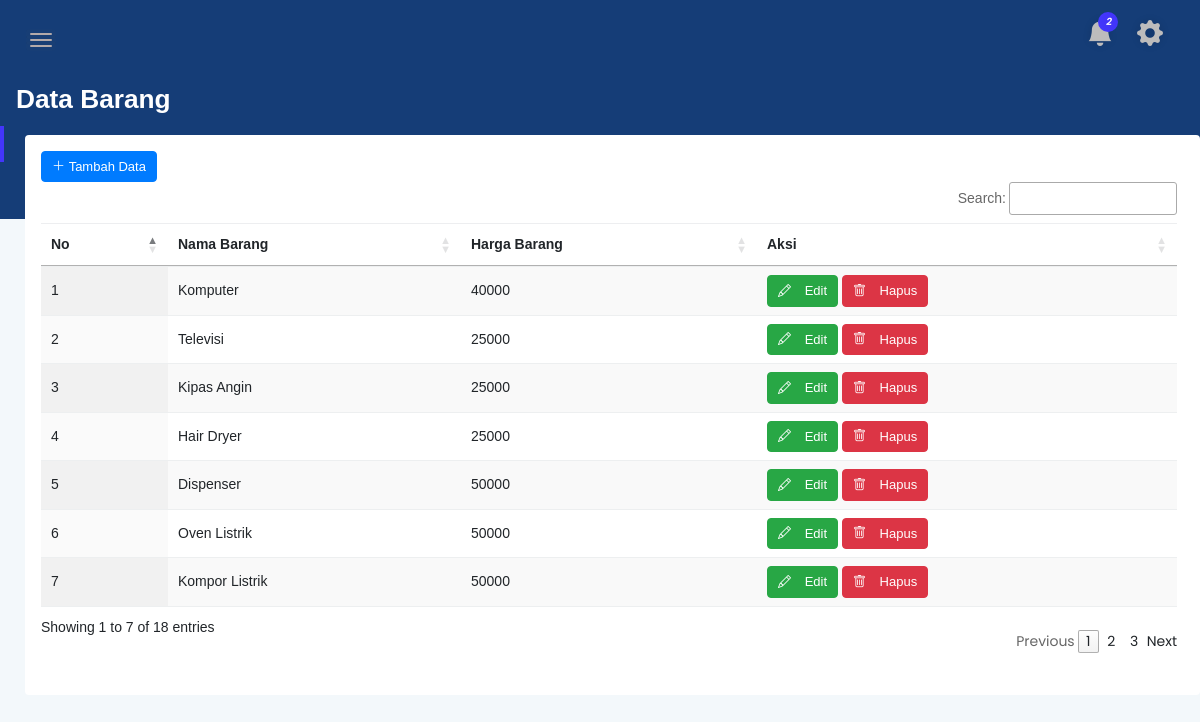
The page /admin/barang.php (signed in) on the database its author committed.
### tables this page shows
CREATE TABLE `barang_tambahan` (
  `id_barang` int(255) UNSIGNED NOT NULL,
  `nama_barang` varchar(255) NOT NULL,
  `harga_barang` varchar(255) NOT NULL
);

### admin/method/databarang/ViewDataBarang.php
<?php
include 'database/config.php';
$sql = "SELECT * FROM `barang_tambahan`";
$count = 1;
$hasil = mysqli_query($conn, $sql);
while ($data = mysqli_fetch_array($hasil, MYSQLI_ASSOC)) {
?>
    <tr>
        <td>
            <?php echo $count++; ?>
        </td>
        <td>
            <?php echo $data['nama_barang']; ?>
        </td>
        <td>
            <?php echo $data['harga_barang']; ?>
        </td>
        <th>
            <button class="btn btn-success btn-xs" data-bs-toggle="modal" data-bs-target="#edit_data_barang<?php echo $data['id_barang']; ?>">
                <i class="bi-pencil" style="padding-right: 10px;">
                </i>Edit</button>
            <button class="btn btn-danger btn-xs" data-bs-toggle="modal" data-bs-target="#hapus_data_barang<?php echo $data['id_barang']; ?>">
                <i class="bi-trash" style="padding-right: 10px;">
                </i>Hapus</button>
        </th>
    </tr>
<?php
}
?>

### admin/css/typography.css (style rules this page uses)
body { font-size: 14px; font-family: 'Lato', sans-serif; }

### admin/css/default-css.css (style rules this page uses)
* { margin: 0; padding: 0; box-sizing: border-box; }
*, *:before, *:after { -moz-box-sizing: border-box; -webkit-box-sizing: border-box; box-sizing: border-box; }
html { -webkit-font-smoothing: antialiased; }
body { background: #fff; font-weight: normal; -webkit-font-smoothing: antialiased; -webkit-text-size-adjust: 100%; }
:root { --primary-color: #4336FB; }

### admin/css/styles.css (style rules this page uses)
table tr th { border-bottom: none; }
table tr th, table tr td { border-top: 1px solid rgba(120, 130, 140, 0.13) !important; }

### admin/css/calendar.css (style rules this page uses)
body { height: 100%; width: 100%; margin: 0; background: #005C97; background: -webkit-linear-gradient(left, #363795, #005C97); background: -moz-linear-gradient(left, #363795, #005C97); background: -o-linear-gradient(left, #363795, #005C97); background: linear-gradient(to right, #363795, #005C97); font-family: Helvetica; }

### rows shown on the page
barang_tambahan: nama_barang "Komputer", harga_barang "40000"
barang_tambahan: nama_barang "Televisi", harga_barang "25000"
barang_tambahan: nama_barang "Kipas Angin", harga_barang "25000"
barang_tambahan: nama_barang "Hair Dryer", harga_barang "25000"
barang_tambahan: nama_barang "Dispenser", harga_barang "50000"
barang_tambahan: nama_barang "Oven Listrik", harga_barang "50000"
barang_tambahan: nama_barang "Kompor Listrik", harga_barang "50000"
